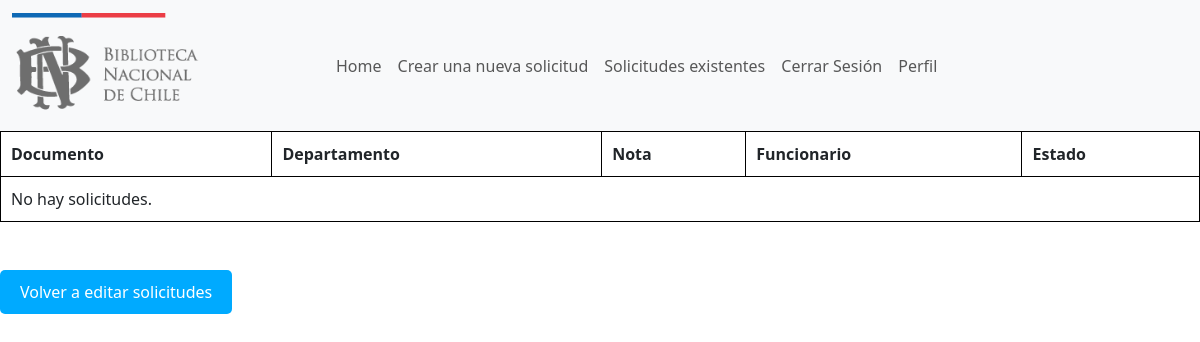
/editar_departamental/ (signed in), run on an earlier commit of the app's database.
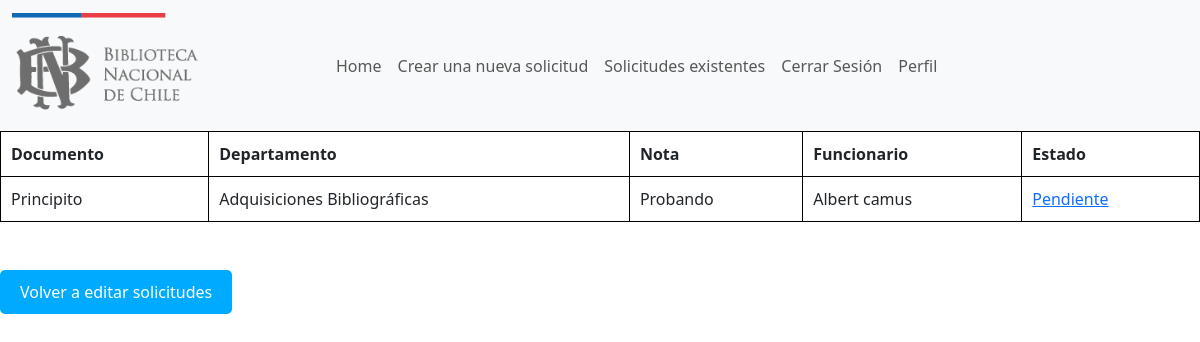
And on a later commit of the database.
### Cuentas/models.py (models this page shows, shortened)
class Solicitudes(models.Model):
    ESTADOS = [
        ('Pendiente','Pendiente'),
        ('En proceso','En proceso'),
        ('Completada','Completada'),
        ('Rechazada','Rechazada')
    ]
    DEPARTAMENTOS = [
        ("placeholder","Seleccionar"),
        ("Extensión Cultural","Extensión Cultural"),
        ("Servicio de atención a usuarios","Servicio de atención a usuarios"),
        ("Conservación","Conservación"),
        ("Digitalización","Digitalización"),
        ("Depósito Legal","Depósito Legal"),
        ("Adquisiciones Bibliográficas","Adquisiciones Bibliográficas"),
        ("Depósito Legal Electrónico","Depósito Legal Electrónico"),
        ("Mapoteca","Mapoteca"),
        ("Láminas y estampas","Láminas y estampas"),
        ("Fotográfico y audiovisual","Fotográfico y audiovisual"),
        ("Periódicos","Periódicos"),
        ("Hemeroteca","Hemeroteca"),
        ("Fondo General","Fondo General"),
        ("Sección Chilena","Sección Chilena")
        ]
    Prioridad=[
        ("Muy Importante","Muy Importante"),
        ("Importante","Importante"),
        ("Poco Importante","Poco Importante")
    ]
    documento = models.CharField(max_length=100)
    autor = models.CharField(max_length=60,blank=True)
    fecha_publicación = models.CharField(max_length=20,blank=True)
    número_de_sistema = models.CharField(max_length=20,blank=True)
    ubicación = models.CharField(max_length=20,blank=True)
    departamento = models.CharField(max_length=60, choices=DEPARTAMENTOS,default="placeholder")
    nota = models.TextField(blank=True)
    fecha = models.DateTimeField(auto_now_add=True)
    plazo = models.CharField(max_length=20, blank=True)
    funcionario = models.CharField(max_length=60)
    estado = models.CharField(max_length=20, choices=ESTADOS, default='pendiente')
    prioridad= models.CharField(max_length=120, choices=Prioridad, default="Importante")
    class Meta:
        ordering = ['-fecha']  # Ordena por fecha de manera ascendente
        ordering = ['departamento']

### Cuentas/views.py (the view)
# urls.py: path("editar_departamental/", views.editar_departamento, name= "filtrar_solicitudes_usuario_estados"),
def editar_departamento(request):
    if request.user.is_authenticated:
        usuario= request.user.id
        department= Personal.objects.values_list("sector").filter(name=usuario)
        department= department[0][0]
        entregar= Solicitudes.objects.filter(departamento=department).values()
        return render(request, "editar_solicitud_departamento.html",{"valor":entregar})
    else:
        soli_usuario= Solicitudes.objects.none()
    return render(request,"editar_solicitud_departamento.html", {"valor":soli_usuario})

### Cuentas/templates/editar_solicitud_departamento.html (shortened to what this page needs)
{% extends "master.html" %}
{% block content %}
<table>
    <thead>
        <tr>
            <th>Documento</th>
            <th>Departamento</th>
            <th>Nota</th>
            <th>Funcionario</th>
            <th>Estado</th>
        </tr>
    </thead>
    <tbody>
        {% for x in valor %}
            <tr>
                <td>{{ x.documento }}</td>
                <td>{{ x.departamento }}</td>
                <td>{{ x.nota }}</td>
                <td>{{ x.autor }}</td>
                <td><a href= "{% url 'editar_estados' x.id %}">{{ x.estado }}</a></td>
            </tr>
        {% empty %}
            <tr>
                <td colspan="7">No hay solicitudes.</td>
            </tr>
        {% endfor %}
    </tbody>
</table>
<br>
<br>
<a href="/mis_solicitudes/editar_solicitud">
    <button style="background-color: #00aaff; color: white; border: none; padding: 10px 20px; border-radius: 5px; cursor: pointer;">
        Volver a editar solicitudes
    </button>
</a>
<br>
<br>
{% endblock %}

What changed in the data, as far as the page shows it:
added Solicitudes: documento "Principito", departamento "Adquisiciones Bibliográficas", nota "Probando", autor "Albert camus", estado "Pendiente"
Also different on the page:
text no longer shown: "No hay solicitudes."
